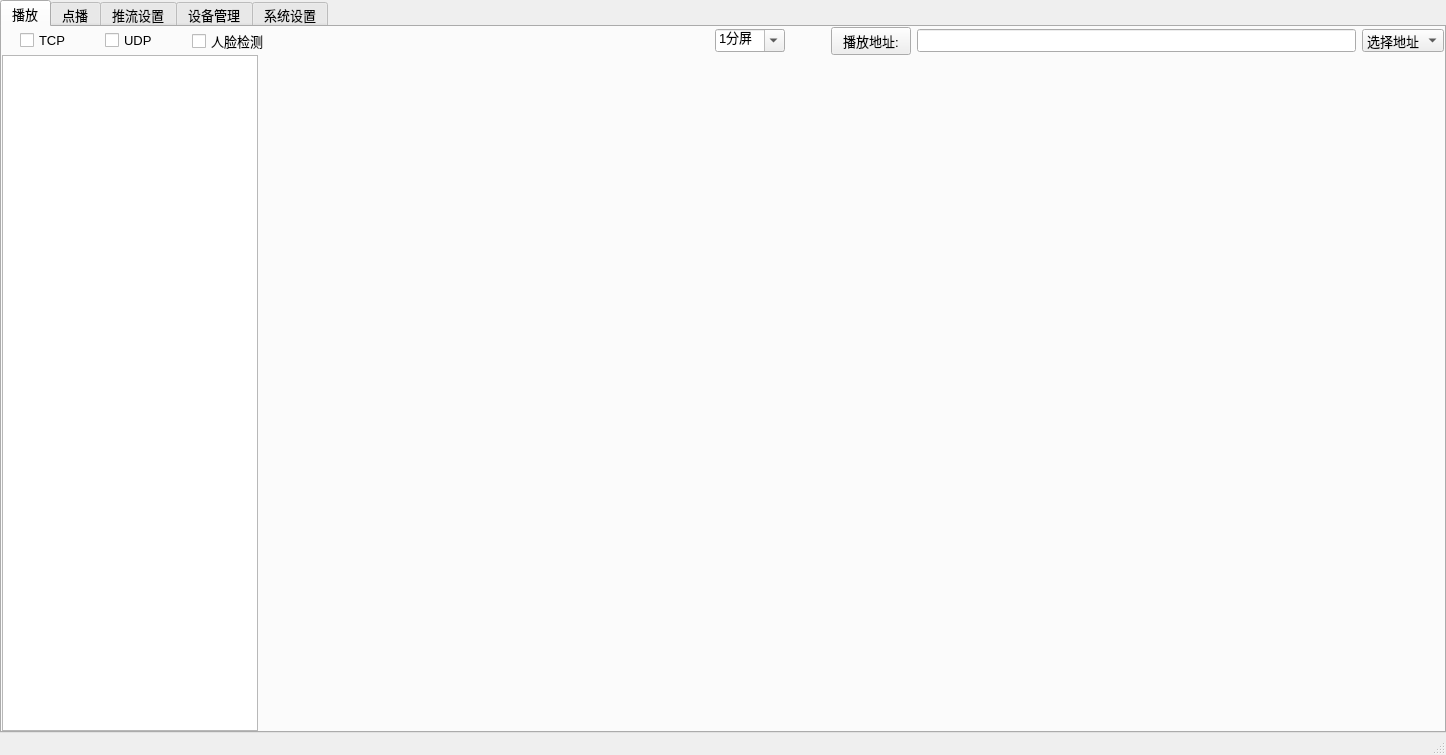
<?xml version="1.0" encoding="UTF-8"?>
<ui version="4.0">
 <class>mediaoptionClass</class>
 <widget class="QMainWindow" name="mediaoptionClass">
  <property name="geometry">
   <rect>
    <x>0</x>
    <y>0</y>
    <width>1446</width>
    <height>755</height>
   </rect>
  </property>
  <property name="font">
   <font>
    <family>Microsoft YaHei UI</family>
    <pointsize>10</pointsize>
    <weight>50</weight>
    <bold>false</bold>
   </font>
  </property>
  <property name="mouseTracking">
   <bool>false</bool>
  </property>
  <property name="windowTitle">
   <string>VMS平台</string>
  </property>
  <property name="windowIcon">
   <iconset>
    <normaloff>res/multimedia.png</normaloff>res/multimedia.png</iconset>
  </property>
  <property name="autoFillBackground">
   <bool>true</bool>
  </property>
  <property name="styleSheet">
   <string notr="true"/>
  </property>
  <widget class="QWidget" name="centralWidget">
   <layout class="QGridLayout" name="gridLayout" columnstretch="1">
    <property name="leftMargin">
     <number>0</number>
    </property>
    <property name="topMargin">
     <number>0</number>
    </property>
    <property name="rightMargin">
     <number>0</number>
    </property>
    <property name="bottomMargin">
     <number>0</number>
    </property>
    <property name="spacing">
     <number>0</number>
    </property>
    <item row="0" column="0">
     <widget class="QTabWidget" name="tabWidget">
      <property name="styleSheet">
       <string notr="true"/>
      </property>
      <property name="currentIndex">
       <number>0</number>
      </property>
      <widget class="QWidget" name="Play">
       <property name="accessibleName">
        <string/>
       </property>
       <attribute name="title">
        <string>播放</string>
       </attribute>
       <layout class="QGridLayout" name="gridLayout_16">
        <property name="leftMargin">
         <number>0</number>
        </property>
        <property name="topMargin">
         <number>0</number>
        </property>
        <property name="rightMargin">
         <number>0</number>
        </property>
        <property name="bottomMargin">
         <number>0</number>
        </property>
        <property name="spacing">
         <number>0</number>
        </property>
        <item row="0" column="0">
         <layout class="QHBoxLayout" name="horizontalLayout_2" stretch="0,0,0,0,0,0,1,0,0,0,1,0">
          <item>
           <spacer name="horizontalSpacer_7">
            <property name="orientation">
             <enum>Qt::Horizontal</enum>
            </property>
            <property name="sizeHint" stdset="0">
             <size>
              <width>18</width>
              <height>20</height>
             </size>
            </property>
           </spacer>
          </item>
          <item>
           <widget class="QCheckBox" name="checkBox">
            <property name="text">
             <string>TCP</string>
            </property>
           </widget>
          </item>
          <item>
           <spacer name="horizontalSpacer_8">
            <property name="orientation">
             <enum>Qt::Horizontal</enum>
            </property>
            <property name="sizeHint" stdset="0">
             <size>
              <width>28</width>
              <height>20</height>
             </size>
            </property>
           </spacer>
          </item>
          <item>
           <widget class="QCheckBox" name="checkBox_2">
            <property name="text">
             <string>UDP</string>
            </property>
           </widget>
          </item>
          <item>
           <spacer name="horizontalSpacer_9">
            <property name="orientation">
             <enum>Qt::Horizontal</enum>
            </property>
            <property name="sizeHint" stdset="0">
             <size>
              <width>28</width>
              <height>20</height>
             </size>
            </property>
           </spacer>
          </item>
          <item>
           <widget class="QCheckBox" name="checkBox_3">
            <property name="text">
             <string>人脸检测</string>
            </property>
           </widget>
          </item>
          <item>
           <spacer name="horizontalSpacer_10">
            <property name="orientation">
             <enum>Qt::Horizontal</enum>
            </property>
            <property name="sizeHint" stdset="0">
             <size>
              <width>48</width>
              <height>20</height>
             </size>
            </property>
           </spacer>
          </item>
          <item>
           <widget class="QComboBox" name="comboBox">
            <property name="editable">
             <bool>true</bool>
            </property>
            <property name="currentText">
             <string>1分屏</string>
            </property>
            <item>
             <property name="text">
              <string>1分屏</string>
             </property>
            </item>
            <item>
             <property name="text">
              <string>4分屏</string>
             </property>
            </item>
            <item>
             <property name="text">
              <string>6分屏</string>
             </property>
            </item>
            <item>
             <property name="text">
              <string>9分屏</string>
             </property>
            </item>
            <item>
             <property name="text">
              <string>16分屏</string>
             </property>
            </item>
           </widget>
          </item>
          <item>
           <spacer name="horizontalSpacer_12">
            <property name="orientation">
             <enum>Qt::Horizontal</enum>
            </property>
            <property name="sizeHint" stdset="0">
             <size>
              <width>40</width>
              <height>20</height>
             </size>
            </property>
           </spacer>
          </item>
          <item>
           <widget class="QPushButton" name="pushButton_5">
            <property name="text">
             <string>播放地址:</string>
            </property>
           </widget>
          </item>
          <item>
           <widget class="QLineEdit" name="UrllineEdit"/>
          </item>
          <item>
           <widget class="QComboBox" name="comboBox_2">
            <item>
             <property name="text">
              <string>选择地址</string>
             </property>
            </item>
           </widget>
          </item>
         </layout>
        </item>
        <item row="1" column="0">
         <layout class="QGridLayout" name="gridLayout_2" columnstretch="0,1">
          <item row="0" column="0">
           <widget class="TreeView" name="playtreeView">
            <property name="enabled">
             <bool>true</bool>
            </property>
           </widget>
          </item>
          <item row="0" column="1">
           <widget class="QWidget" name="playwidget" native="true">
            <property name="styleSheet">
             <string notr="true"/>
            </property>
           </widget>
          </item>
         </layout>
        </item>
       </layout>
      </widget>
      <widget class="QWidget" name="Voplay">
       <attribute name="title">
        <string>点播</string>
       </attribute>
       <layout class="QGridLayout" name="gridLayout_6" columnstretch="0,1">
        <property name="leftMargin">
         <number>0</number>
        </property>
        <property name="topMargin">
         <number>0</number>
        </property>
        <property name="rightMargin">
         <number>0</number>
        </property>
        <property name="bottomMargin">
         <number>0</number>
        </property>
        <property name="spacing">
         <number>0</number>
        </property>
        <item row="0" column="0">
         <widget class="TreeView" name="vodtreeView"/>
        </item>
        <item row="0" column="1">
         <layout class="QVBoxLayout" name="verticalLayout" stretch="5,0,0">
          <item>
           <widget class="QLabel" name="vodqlabel">
            <property name="styleSheet">
             <string notr="true">background-color: rgb(62, 62, 62);</string>
            </property>
            <property name="text">
             <string/>
            </property>
            <property name="scaledContents">
             <bool>false</bool>
            </property>
           </widget>
          </item>
          <item>
           <widget class="QSlider" name="horizontalSlider_2">
            <property name="styleSheet">
             <string notr="true">QSlider::groove:horizontal {
border: 1px solid #4A708B;
background: #C0C0C0;
height: 5px;
border-radius: 1px;
padding-left:-1px;
padding-right:-1px;
}

QSlider::sub-page:horizontal {
background: qlineargradient(x1:0, y1:0, x2:0, y2:1, 
    stop:0 #B1B1B1, stop:1 #c4c4c4);
background: qlineargradient(x1: 0, y1: 0.2, x2: 1, y2: 1,
    stop: 0 #5DCCFF, stop: 1 #1874CD);
border: 1px solid #4A708B;
height: 10px;
border-radius: 2px;
}

QSlider::add-page:horizontal {
background: #575757;
border: 0px solid #777;
height: 10px;
border-radius: 2px;
}

QSlider::handle:horizontal 
{
    background: qradialgradient(spread:pad, cx:0.5, cy:0.5, radius:0.5, fx:0.5, fy:0.5, 
    stop:0.6 #45ADED, stop:0.778409 rgba(255, 255, 255, 255));

    width: 11px;
    margin-top: -3px;
    margin-bottom: -3px;
    border-radius: 5px;
}

QSlider::handle:horizontal:hover {
    background: qradialgradient(spread:pad, cx:0.5, cy:0.5, radius:0.5, fx:0.5, fy:0.5, stop:0.6 #2A8BDA, 
    stop:0.778409 rgba(255, 255, 255, 255));

    width: 11px;
    margin-top: -3px;
    margin-bottom: -3px;
    border-radius: 5px;
}

QSlider::sub-page:horizontal:disabled {
background: #00009C;
border-color: #999;
}

QSlider::add-page:horizontal:disabled {
background: #eee;
border-color: #999;
}

QSlider::handle:horizontal:disabled {
background: #eee;
border: 1px solid #aaa;
border-radius: 4px;
}</string>
            </property>
            <property name="orientation">
             <enum>Qt::Horizontal</enum>
            </property>
           </widget>
          </item>
          <item>
           <layout class="QHBoxLayout" name="horizontalLayout">
            <item>
             <spacer name="horizontalSpacer_35">
              <property name="orientation">
               <enum>Qt::Horizontal</enum>
              </property>
              <property name="sizeHint" stdset="0">
               <size>
                <width>13</width>
                <height>20</height>
               </size>
              </property>
             </spacer>
            </item>
            <item>
             <widget class="QPushButton" name="pushButton_20">
              <property name="styleSheet">
               <string notr="true">QPushButton { background-color:transparent}</string>
              </property>
              <property name="text">
               <string/>
              </property>
              <property name="icon">
               <iconset>
                <normaloff>res/last.png</normaloff>res/last.png</iconset>
              </property>
              <property name="iconSize">
               <size>
                <width>25</width>
                <height>25</height>
               </size>
              </property>
             </widget>
            </item>
            <item>
             <spacer name="horizontalSpacer">
              <property name="orientation">
               <enum>Qt::Horizontal</enum>
              </property>
              <property name="sizeHint" stdset="0">
               <size>
                <width>58</width>
                <height>20</height>
               </size>
              </property>
             </spacer>
            </item>
            <item>
             <widget class="QPushButton" name="pushButton_6">
              <property name="styleSheet">
               <string notr="true">QPushButton { background-color:transparent}</string>
              </property>
              <property name="text">
               <string/>
              </property>
              <property name="icon">
               <iconset>
                <normaloff>res/player_fast_back.png</normaloff>res/player_fast_back.png</iconset>
              </property>
              <property name="iconSize">
               <size>
                <width>30</width>
                <height>25</height>
               </size>
              </property>
             </widget>
            </item>
            <item>
             <spacer name="horizontalSpacer_2">
              <property name="orientation">
               <enum>Qt::Horizontal</enum>
              </property>
              <property name="sizeHint" stdset="0">
               <size>
                <width>40</width>
                <height>20</height>
               </size>
              </property>
             </spacer>
            </item>
            <item>
             <widget class="QPushButton" name="pushButton_7">
              <property name="styleSheet">
               <string notr="true">QPushButton { background-color:transparent}</string>
              </property>
              <property name="text">
               <string/>
              </property>
              <property name="icon">
               <iconset>
                <normaloff>res/play_button.png</normaloff>res/play_button.png</iconset>
              </property>
              <property name="iconSize">
               <size>
                <width>25</width>
                <height>25</height>
               </size>
              </property>
             </widget>
            </item>
            <item>
             <spacer name="horizontalSpacer_4">
              <property name="orientation">
               <enum>Qt::Horizontal</enum>
              </property>
              <property name="sizeHint" stdset="0">
               <size>
                <width>28</width>
                <height>20</height>
               </size>
              </property>
             </spacer>
            </item>
            <item>
             <widget class="QPushButton" name="pushButton_19">
              <property name="styleSheet">
               <string notr="true">QPushButton { background-color:transparent}</string>
              </property>
              <property name="text">
               <string/>
              </property>
              <property name="icon">
               <iconset>
                <normaloff>res/player_fast_font.png</normaloff>res/player_fast_font.png</iconset>
              </property>
              <property name="iconSize">
               <size>
                <width>30</width>
                <height>25</height>
               </size>
              </property>
             </widget>
            </item>
            <item>
             <spacer name="horizontalSpacer_34">
              <property name="orientation">
               <enum>Qt::Horizontal</enum>
              </property>
              <property name="sizeHint" stdset="0">
               <size>
                <width>40</width>
                <height>20</height>
               </size>
              </property>
             </spacer>
            </item>
            <item>
             <widget class="QPushButton" name="pushButton_10">
              <property name="styleSheet">
               <string notr="true">QPushButton { background-color:transparent}</string>
              </property>
              <property name="text">
               <string/>
              </property>
              <property name="icon">
               <iconset>
                <normaloff>res/next.png</normaloff>res/next.png</iconset>
              </property>
              <property name="iconSize">
               <size>
                <width>25</width>
                <height>25</height>
               </size>
              </property>
             </widget>
            </item>
            <item>
             <spacer name="horizontalSpacer_5">
              <property name="orientation">
               <enum>Qt::Horizontal</enum>
              </property>
              <property name="sizeHint" stdset="0">
               <size>
                <width>40</width>
                <height>20</height>
               </size>
              </property>
             </spacer>
            </item>
            <item>
             <widget class="QPushButton" name="pushButton_8">
              <property name="styleSheet">
               <string notr="true">QPushButton { background-color:transparent}</string>
              </property>
              <property name="text">
               <string/>
              </property>
              <property name="icon">
               <iconset>
                <normaloff>res/sound.png</normaloff>res/sound.png</iconset>
              </property>
              <property name="iconSize">
               <size>
                <width>25</width>
                <height>25</height>
               </size>
              </property>
             </widget>
            </item>
            <item>
             <spacer name="horizontalSpacer_6">
              <property name="orientation">
               <enum>Qt::Horizontal</enum>
              </property>
              <property name="sizeHint" stdset="0">
               <size>
                <width>40</width>
                <height>20</height>
               </size>
              </property>
             </spacer>
            </item>
            <item>
             <widget class="QPushButton" name="pushButton_21">
              <property name="styleSheet">
               <string notr="true">QPushButton { background-color:transparent}</string>
              </property>
              <property name="text">
               <string/>
              </property>
              <property name="icon">
               <iconset>
                <normaloff>res/fullscreen.png</normaloff>res/fullscreen.png</iconset>
              </property>
              <property name="iconSize">
               <size>
                <width>25</width>
                <height>25</height>
               </size>
              </property>
             </widget>
            </item>
           </layout>
          </item>
         </layout>
        </item>
       </layout>
      </widget>
      <widget class="QWidget" name="Pusher">
       <attribute name="title">
        <string>推流设置</string>
       </attribute>
       <layout class="QGridLayout" name="pushgridLayout">
        <property name="leftMargin">
         <number>0</number>
        </property>
        <property name="rightMargin">
         <number>0</number>
        </property>
        <property name="bottomMargin">
         <number>0</number>
        </property>
        <property name="spacing">
         <number>0</number>
        </property>
        <item row="0" column="0">
         <layout class="QHBoxLayout" name="pushlayout" stretch="0,1,0,1,0,2,0,0">
          <property name="spacing">
           <number>0</number>
          </property>
          <item>
           <widget class="QPushButton" name="addServer">
            <property name="text">
             <string>添加流媒体服务器</string>
            </property>
           </widget>
          </item>
          <item>
           <spacer name="horizontalSpacer_3">
            <property name="orientation">
             <enum>Qt::Horizontal</enum>
            </property>
            <property name="sizeHint" stdset="0">
             <size>
              <width>40</width>
              <height>20</height>
             </size>
            </property>
           </spacer>
          </item>
          <item>
           <widget class="QPushButton" name="pushAll">
            <property name="text">
             <string>批量推流or暂停</string>
            </property>
           </widget>
          </item>
          <item>
           <spacer name="horizontalSpacer_11">
            <property name="orientation">
             <enum>Qt::Horizontal</enum>
            </property>
            <property name="sizeHint" stdset="0">
             <size>
              <width>40</width>
              <height>20</height>
             </size>
            </property>
           </spacer>
          </item>
          <item>
           <widget class="QLineEdit" name="lineEdit">
            <property name="styleSheet">
             <string notr="true">QLineEdit{background-color:transparent}
QLineEdit{border-width:0;border-style:outset}</string>
            </property>
            <property name="text">
             <string>选择服务器:</string>
            </property>
            <property name="alignment">
             <set>Qt::AlignCenter</set>
            </property>
            <property name="readOnly">
             <bool>true</bool>
            </property>
           </widget>
          </item>
          <item>
           <widget class="QComboBox" name="selectserver"/>
          </item>
          <item>
           <spacer name="horizontalSpacer_15">
            <property name="orientation">
             <enum>Qt::Horizontal</enum>
            </property>
            <property name="sizeHint" stdset="0">
             <size>
              <width>40</width>
              <height>20</height>
             </size>
            </property>
           </spacer>
          </item>
          <item>
           <widget class="QPushButton" name="startServer">
            <property name="text">
             <string>RtspServer</string>
            </property>
           </widget>
          </item>
         </layout>
        </item>
        <item row="1" column="0">
         <widget class="PushTable" name="pushTableView">
          <property name="editTriggers">
           <set>QAbstractItemView::NoEditTriggers</set>
          </property>
          <property name="selectionMode">
           <enum>QAbstractItemView::NoSelection</enum>
          </property>
         </widget>
        </item>
       </layout>
      </widget>
      <widget class="QWidget" name="Device">
       <attribute name="title">
        <string>设备管理</string>
       </attribute>
       <layout class="QGridLayout" name="gridLayout_11" columnstretch="0">
        <property name="leftMargin">
         <number>0</number>
        </property>
        <property name="topMargin">
         <number>0</number>
        </property>
        <property name="rightMargin">
         <number>0</number>
        </property>
        <property name="bottomMargin">
         <number>0</number>
        </property>
        <property name="spacing">
         <number>0</number>
        </property>
        <item row="0" column="0">
         <widget class="QGroupBox" name="groupBox_7">
          <property name="title">
           <string>添加设备</string>
          </property>
          <layout class="QGridLayout" name="gridLayout_5">
           <item row="0" column="0">
            <layout class="QGridLayout" name="gridLayout_4">
             <item row="0" column="1">
              <spacer name="verticalSpacer">
               <property name="orientation">
                <enum>Qt::Vertical</enum>
               </property>
               <property name="sizeHint" stdset="0">
                <size>
                 <width>20</width>
                 <height>208</height>
                </size>
               </property>
              </spacer>
             </item>
             <item row="1" column="0">
              <spacer name="horizontalSpacer_13">
               <property name="orientation">
                <enum>Qt::Horizontal</enum>
               </property>
               <property name="sizeHint" stdset="0">
                <size>
                 <width>538</width>
                 <height>20</height>
                </size>
               </property>
              </spacer>
             </item>
             <item row="1" column="1">
              <layout class="QVBoxLayout" name="verticalLayout_2">
               <item>
                <layout class="QHBoxLayout" name="horizontalLayout_3" stretch="1,3">
                 <property name="spacing">
                  <number>0</number>
                 </property>
                 <item>
                  <widget class="QLineEdit" name="lineEdit_8">
                   <property name="styleSheet">
                    <string notr="true">QLineEdit{background-color:transparent}
QLineEdit{border-width:0;border-style:outset}</string>
                   </property>
                   <property name="text">
                    <string>设备名称：</string>
                   </property>
                   <property name="readOnly">
                    <bool>true</bool>
                   </property>
                  </widget>
                 </item>
                 <item>
                  <widget class="QLineEdit" name="deviceName"/>
                 </item>
                </layout>
               </item>
               <item>
                <layout class="QHBoxLayout" name="horizontalLayout_4" stretch="1,3">
                 <property name="spacing">
                  <number>0</number>
                 </property>
                 <item>
                  <widget class="QLineEdit" name="lineEdit_9">
                   <property name="styleSheet">
                    <string notr="true">QLineEdit{background-color:transparent}
QLineEdit{border-width:0;border-style:outset}</string>
                   </property>
                   <property name="text">
                    <string>设备类型：</string>
                   </property>
                   <property name="readOnly">
                    <bool>true</bool>
                   </property>
                  </widget>
                 </item>
                 <item>
                  <widget class="QComboBox" name="deviceType"/>
                 </item>
                </layout>
               </item>
               <item>
                <layout class="QHBoxLayout" name="horizontalLayout_5" stretch="1,3">
                 <property name="spacing">
                  <number>0</number>
                 </property>
                 <item>
                  <widget class="QLineEdit" name="lineEdit_14">
                   <property name="styleSheet">
                    <string notr="true">QLineEdit{background-color:transparent}
QLineEdit{border-width:0;border-style:outset}</string>
                   </property>
                   <property name="text">
                    <string>设备编号：</string>
                   </property>
                   <property name="readOnly">
                    <bool>true</bool>
                   </property>
                  </widget>
                 </item>
                 <item>
                  <widget class="QLineEdit" name="deviceId"/>
                 </item>
                </layout>
               </item>
               <item>
                <layout class="QHBoxLayout" name="horizontalLayout_6" stretch="1,3">
                 <property name="spacing">
                  <number>0</number>
                 </property>
                 <item>
                  <widget class="QLineEdit" name="lineEdit_10">
                   <property name="styleSheet">
                    <string notr="true">QLineEdit{background-color:transparent}
QLineEdit{border-width:0;border-style:outset}</string>
                   </property>
                   <property name="text">
                    <string>用户名：</string>
                   </property>
                   <property name="readOnly">
                    <bool>true</bool>
                   </property>
                  </widget>
                 </item>
                 <item>
                  <widget class="QLineEdit" name="userName"/>
                 </item>
                </layout>
               </item>
               <item>
                <layout class="QHBoxLayout" name="horizontalLayout_7" stretch="1,3">
                 <property name="spacing">
                  <number>0</number>
                 </property>
                 <item>
                  <widget class="QLineEdit" name="lineEdit_11">
                   <property name="styleSheet">
                    <string notr="true">QLineEdit{background-color:transparent}
QLineEdit{border-width:0;border-style:outset}</string>
                   </property>
                   <property name="text">
                    <string>密码：</string>
                   </property>
                   <property name="readOnly">
                    <bool>true</bool>
                   </property>
                  </widget>
                 </item>
                 <item>
                  <widget class="QLineEdit" name="passWd"/>
                 </item>
                </layout>
               </item>
               <item>
                <layout class="QHBoxLayout" name="horizontalLayout_8" stretch="1,3">
                 <property name="spacing">
                  <number>0</number>
                 </property>
                 <item>
                  <widget class="QLineEdit" name="lineEdit_12">
                   <property name="styleSheet">
                    <string notr="true">QLineEdit{background-color:transparent}
QLineEdit{border-width:0;border-style:outset}</string>
                   </property>
                   <property name="text">
                    <string>IP地址：</string>
                   </property>
                   <property name="readOnly">
                    <bool>true</bool>
                   </property>
                  </widget>
                 </item>
                 <item>
                  <widget class="QLineEdit" name="ipAddr"/>
                 </item>
                </layout>
               </item>
               <item>
                <layout class="QHBoxLayout" name="horizontalLayout_9" stretch="1,3">
                 <property name="spacing">
                  <number>0</number>
                 </property>
                 <item>
                  <widget class="QLineEdit" name="lineEdit_13">
                   <property name="styleSheet">
                    <string notr="true">QLineEdit{background-color:transparent}
QLineEdit{border-width:0;border-style:outset}</string>
                   </property>
                   <property name="text">
                    <string>端口号：</string>
                   </property>
                   <property name="readOnly">
                    <bool>true</bool>
                   </property>
                  </widget>
                 </item>
                 <item>
                  <widget class="QLineEdit" name="devicePort"/>
                 </item>
                </layout>
               </item>
               <item>
                <layout class="QHBoxLayout" name="horizontalLayout_10">
                 <item>
                  <spacer name="horizontalSpacer_30">
                   <property name="orientation">
                    <enum>Qt::Horizontal</enum>
                   </property>
                   <property name="sizeHint" stdset="0">
                    <size>
                     <width>68</width>
                     <height>20</height>
                    </size>
                   </property>
                  </spacer>
                 </item>
                 <item>
                  <widget class="QPushButton" name="submitDevice">
                   <property name="text">
                    <string>确定</string>
                   </property>
                  </widget>
                 </item>
                 <item>
                  <spacer name="horizontalSpacer_28">
                   <property name="orientation">
                    <enum>Qt::Horizontal</enum>
                   </property>
                   <property name="sizeHint" stdset="0">
                    <size>
                     <width>40</width>
                     <height>20</height>
                    </size>
                   </property>
                  </spacer>
                 </item>
                 <item>
                  <widget class="QPushButton" name="cancelDevice">
                   <property name="text">
                    <string>取消</string>
                   </property>
                  </widget>
                 </item>
                </layout>
               </item>
              </layout>
             </item>
             <item row="1" column="2">
              <spacer name="horizontalSpacer_14">
               <property name="orientation">
                <enum>Qt::Horizontal</enum>
               </property>
               <property name="sizeHint" stdset="0">
                <size>
                 <width>658</width>
                 <height>20</height>
                </size>
               </property>
              </spacer>
             </item>
             <item row="2" column="1">
              <spacer name="verticalSpacer_2">
               <property name="orientation">
                <enum>Qt::Vertical</enum>
               </property>
               <property name="sizeHint" stdset="0">
                <size>
                 <width>20</width>
                 <height>268</height>
                </size>
               </property>
              </spacer>
             </item>
            </layout>
           </item>
          </layout>
         </widget>
        </item>
       </layout>
      </widget>
      <widget class="QWidget" name="Systemset">
       <attribute name="title">
        <string>系统设置</string>
       </attribute>
       <layout class="QGridLayout" name="gridLayout_3">
        <property name="leftMargin">
         <number>0</number>
        </property>
        <property name="topMargin">
         <number>0</number>
        </property>
        <property name="rightMargin">
         <number>0</number>
        </property>
        <property name="bottomMargin">
         <number>0</number>
        </property>
        <property name="spacing">
         <number>0</number>
        </property>
        <item row="0" column="0">
         <widget class="QGroupBox" name="groupBox">
          <property name="title">
           <string>国标</string>
          </property>
         </widget>
        </item>
        <item row="0" column="1">
         <widget class="QGroupBox" name="groupBox_2">
          <property name="title">
           <string>平台</string>
          </property>
         </widget>
        </item>
        <item row="1" column="0">
         <widget class="QGroupBox" name="groupBox_3">
          <property name="title">
           <string>onvif</string>
          </property>
         </widget>
        </item>
        <item row="1" column="1">
         <widget class="QGroupBox" name="groupBox_4">
          <property name="title">
           <string>预留</string>
          </property>
         </widget>
        </item>
       </layout>
      </widget>
     </widget>
    </item>
   </layout>
  </widget>
  <widget class="QStatusBar" name="statusBar"/>
 </widget>
 <layoutdefault spacing="6" margin="11"/>
 <customwidgets>
  <customwidget>
   <class>TreeView</class>
   <extends>QTreeView</extends>
   <header>TreeView.h</header>
  </customwidget>
  <customwidget>
   <class>PushTable</class>
   <extends>QTableView</extends>
   <header location="global">PushTable.h</header>
  </customwidget>
 </customwidgets>
 <resources>
  <include location="mediaoption.qrc"/>
 </resources>
 <connections/>
</ui>
